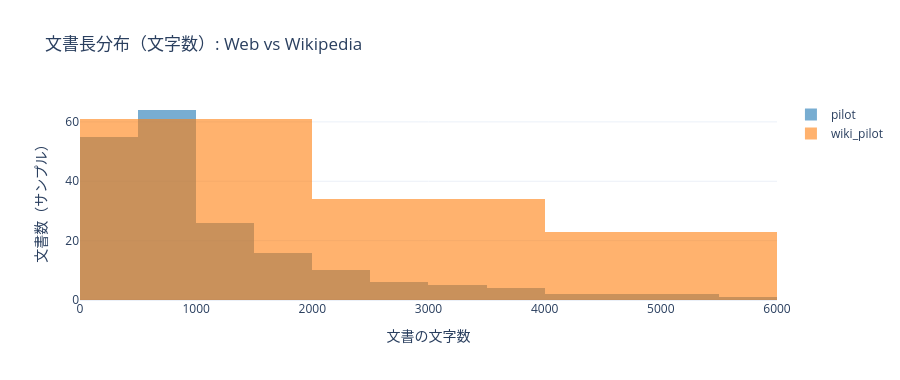

This figure's notebook cell:
### Code cell
# 文書長分布: FineWeb2 (pilot) vs Wikipedia
fig = go.Figure()
for name, color in [("pilot","#1f77b4"), ("wiki_pilot","#ff7f0e")]:
    lens = stats["snapshots"][name]["doc_len_hist"]
    fig.add_trace(go.Histogram(x=lens, name=name, opacity=0.6, marker_color=color, nbinsx=50))
fig.update_layout(barmode="overlay", title="文書長分布（文字数）: Web vs Wikipedia",
                  xaxis_title="文書の文字数", yaxis_title="文書数（サンプル）",
                  template="plotly_white", height=380)
fig.update_xaxes(range=[0, 6000])
fig.show()
for name in ["pilot","wiki_pilot"]:
    d = stats["snapshots"][name]["doc_len"]
    print(f'{name:11s} median {d["median"]:>6} chars  mean {d["mean"]:>7}  max {d["max"]:,}')

### Figure 1 — Plotly figure (JSON) as saved in the notebook; plotly's stock layout.template omitted (floating-point values rounded to 4 significant figures; data arrays with more than 128 entries replaced by an {"elided": "..."} marker saying what was removed)
{"data": [{"marker": {"color": "#1f77b4"}, "name": "pilot", "nbinsx": 50, "opacity": 0.6, "type": "histogram", "x": {"elided": "200 int values"}}, {"marker": {"color": "#ff7f0e"}, "name": "wiki_pilot", "nbinsx": 50, "opacity": 0.6, "type": "histogram", "x": {"elided": "217 int values"}}], "layout": {"barmode": "overlay", "height": 380, "title": {"text": "文書長分布（文字数）: Web vs Wikipedia"}, "xaxis": {"range": [0, 6000], "title": {"text": "文書の文字数"}}, "yaxis": {"title": {"text": "文書数（サンプル）"}}}}
